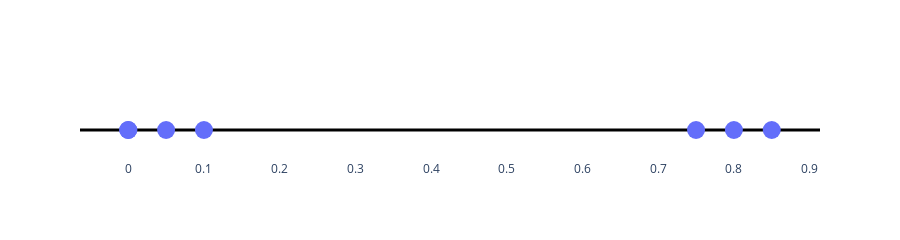

Here is the notebook cell this chart was saved with:
### Code cell
C=OGP(A)
D=[]
for i in C:
    D+=[0]
    
fig = go.Figure()
fig.add_trace(go.Scatter(
    x=C, y=D, mode='markers', marker_size=18,
))
fig.update_xaxes(showgrid=False)
fig.update_yaxes(showgrid=False, 
                 zeroline=True, zerolinecolor='black', zerolinewidth=3,
                 showticklabels=False)
fig.update_layout(height=200, plot_bgcolor='white')

### Figure 1 — Plotly figure (JSON) as saved in the notebook; plotly's stock layout.template omitted (floating-point values rounded to 4 significant figures)
{"data": [{"marker": {"size": 18}, "mode": "markers", "type": "scatter", "x": [0, 0, 0.05, 0.1, 0.75, 0.8, 0.85], "y": [0, 0, 0, 0, 0, 0, 0]}], "layout": {"height": 200, "plot_bgcolor": "white", "xaxis": {"showgrid": false}, "yaxis": {"showgrid": false, "showticklabels": false, "zeroline": true, "zerolinecolor": "black", "zerolinewidth": 3}}}
